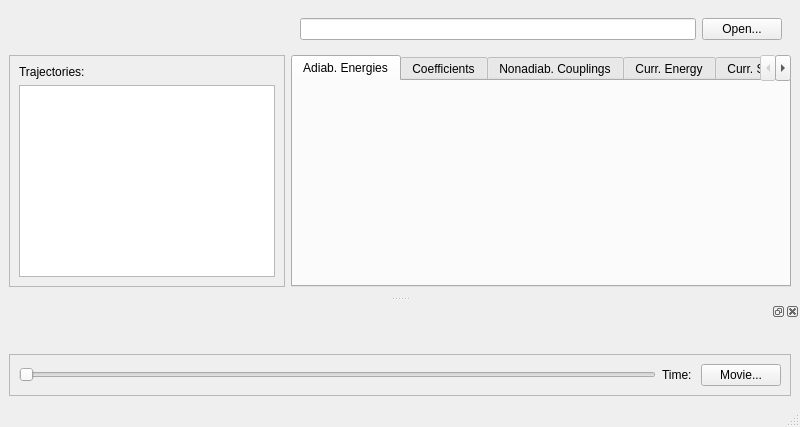
<?xml version="1.0" encoding="UTF-8"?>
<ui version="4.0">
 <class>MainWindow</class>
 <widget class="QMainWindow" name="MainWindow">
  <property name="sizePolicy">
   <sizepolicy hsizetype="Preferred" vsizetype="Preferred">
    <horstretch>0</horstretch>
    <verstretch>0</verstretch>
   </sizepolicy>
  </property>
  <property name="windowTitle">
   <string>Trajectory Viewer</string>
  </property>
  <widget class="QWidget" name="centralwidget">
   <layout class="QGridLayout" name="gridLayout">
    <item row="2" column="1">
     <widget class="QTabWidget" name="tabWidget">
      <property name="enabled">
       <bool>true</bool>
      </property>
      <property name="sizePolicy">
       <sizepolicy hsizetype="Expanding" vsizetype="Expanding">
        <horstretch>0</horstretch>
        <verstretch>0</verstretch>
       </sizepolicy>
      </property>
      <property name="minimumSize">
       <size>
        <width>500</width>
        <height>0</height>
       </size>
      </property>
      <property name="currentIndex">
       <number>0</number>
      </property>
      <widget class="QWidget" name="energiesTab">
       <property name="sizePolicy">
        <sizepolicy hsizetype="MinimumExpanding" vsizetype="MinimumExpanding">
         <horstretch>0</horstretch>
         <verstretch>0</verstretch>
        </sizepolicy>
       </property>
       <attribute name="title">
        <string>Adiab. Energies</string>
       </attribute>
       <layout class="QVBoxLayout" name="energiesLayout"/>
      </widget>
      <widget class="QWidget" name="coefficientsTab">
       <attribute name="title">
        <string>Coefficients</string>
       </attribute>
       <layout class="QVBoxLayout" name="coefficientsLayout"/>
      </widget>
      <widget class="QWidget" name="couplingsTab">
       <attribute name="title">
        <string>Nonadiab. Couplings</string>
       </attribute>
       <layout class="QVBoxLayout" name="couplingsLayout"/>
      </widget>
      <widget class="QWidget" name="currEnergyTab">
       <attribute name="title">
        <string>Curr. Energy</string>
       </attribute>
       <layout class="QVBoxLayout" name="currEnergyLayout"/>
      </widget>
      <widget class="QWidget" name="currStateTab">
       <attribute name="title">
        <string>Curr. State</string>
       </attribute>
       <layout class="QVBoxLayout" name="currStateLayout"/>
      </widget>
      <widget class="QWidget" name="populationsTab">
       <attribute name="title">
        <string>Populations</string>
       </attribute>
       <layout class="QVBoxLayout" name="populationsLayout"/>
      </widget>
     </widget>
    </item>
    <item row="2" column="0">
     <widget class="QFrame" name="frame">
      <property name="sizePolicy">
       <sizepolicy hsizetype="Maximum" vsizetype="Preferred">
        <horstretch>0</horstretch>
        <verstretch>0</verstretch>
       </sizepolicy>
      </property>
      <property name="frameShape">
       <enum>QFrame::StyledPanel</enum>
      </property>
      <property name="frameShadow">
       <enum>QFrame::Raised</enum>
      </property>
      <layout class="QGridLayout" name="leftFrameLayout">
       <item row="1" column="0">
        <widget class="QListWidget" name="trajSelection">
         <property name="sizePolicy">
          <sizepolicy hsizetype="Maximum" vsizetype="Expanding">
           <horstretch>0</horstretch>
           <verstretch>0</verstretch>
          </sizepolicy>
         </property>
         <property name="minimumSize">
          <size>
           <width>200</width>
           <height>0</height>
          </size>
         </property>
         <property name="toolTip">
          <string>you can select multiple trajectories with Shift-Click of Cntrl-Click</string>
         </property>
         <property name="selectionMode">
          <enum>QAbstractItemView::ExtendedSelection</enum>
         </property>
        </widget>
       </item>
       <item row="0" column="0">
        <widget class="QLabel" name="label">
         <property name="text">
          <string>Trajectories:</string>
         </property>
        </widget>
       </item>
      </layout>
     </widget>
    </item>
    <item row="1" column="1">
     <widget class="QWidget" name="widget" native="true">
      <property name="sizePolicy">
       <sizepolicy hsizetype="MinimumExpanding" vsizetype="Minimum">
        <horstretch>0</horstretch>
        <verstretch>0</verstretch>
       </sizepolicy>
      </property>
      <layout class="QHBoxLayout" name="horizontalLayout">
       <item>
        <widget class="QLineEdit" name="dirBrowser">
         <property name="toolTip">
          <string>enter path to directory with trajectories</string>
         </property>
        </widget>
       </item>
       <item>
        <widget class="QPushButton" name="openButton">
         <property name="toolTip">
          <string>open trajectory folder of top directory</string>
         </property>
         <property name="text">
          <string>Open...</string>
         </property>
         <property name="icon">
          <iconset theme="document-open">
           <normaloff/>
          </iconset>
         </property>
        </widget>
       </item>
      </layout>
     </widget>
    </item>
   </layout>
  </widget>
  <widget class="QMenuBar" name="menubar">
   <property name="geometry">
    <rect>
     <x>0</x>
     <y>0</y>
     <width>802</width>
     <height>18</height>
    </rect>
   </property>
  </widget>
  <widget class="QStatusBar" name="statusbar"/>
  <widget class="QDockWidget" name="dockWidget">
   <attribute name="dockWidgetArea">
    <number>8</number>
   </attribute>
   <widget class="QWidget" name="dockWidgetContents">
    <layout class="QVBoxLayout" name="verticalLayout">
     <item>
      <widget class="QWidget" name="viewerWidget" native="true">
       <property name="sizePolicy">
        <sizepolicy hsizetype="Preferred" vsizetype="Preferred">
         <horstretch>20</horstretch>
         <verstretch>20</verstretch>
        </sizepolicy>
       </property>
       <property name="layoutDirection">
        <enum>Qt::LeftToRight</enum>
       </property>
       <layout class="QVBoxLayout" name="viewerWidgetLayout"/>
      </widget>
     </item>
     <item>
      <widget class="QFrame" name="frame_2">
       <property name="frameShape">
        <enum>QFrame::StyledPanel</enum>
       </property>
       <property name="frameShadow">
        <enum>QFrame::Raised</enum>
       </property>
       <layout class="QHBoxLayout" name="horizontalLayout_2">
        <item>
         <widget class="QSlider" name="animationSlider">
          <property name="orientation">
           <enum>Qt::Horizontal</enum>
          </property>
         </widget>
        </item>
        <item>
         <widget class="QLabel" name="animationTime">
          <property name="text">
           <string>Time: </string>
          </property>
         </widget>
        </item>
        <item>
         <widget class="QPushButton" name="movieButton">
          <property name="text">
           <string>Movie...</string>
          </property>
         </widget>
        </item>
       </layout>
      </widget>
     </item>
    </layout>
   </widget>
  </widget>
  <action name="actionExit">
   <property name="text">
    <string>Exit</string>
   </property>
  </action>
  <action name="actionOn_cluster">
   <property name="text">
    <string>on cluster</string>
   </property>
  </action>
  <action name="actionLocal">
   <property name="text">
    <string>local</string>
   </property>
  </action>
 </widget>
 <resources/>
 <connections/>
</ui>
